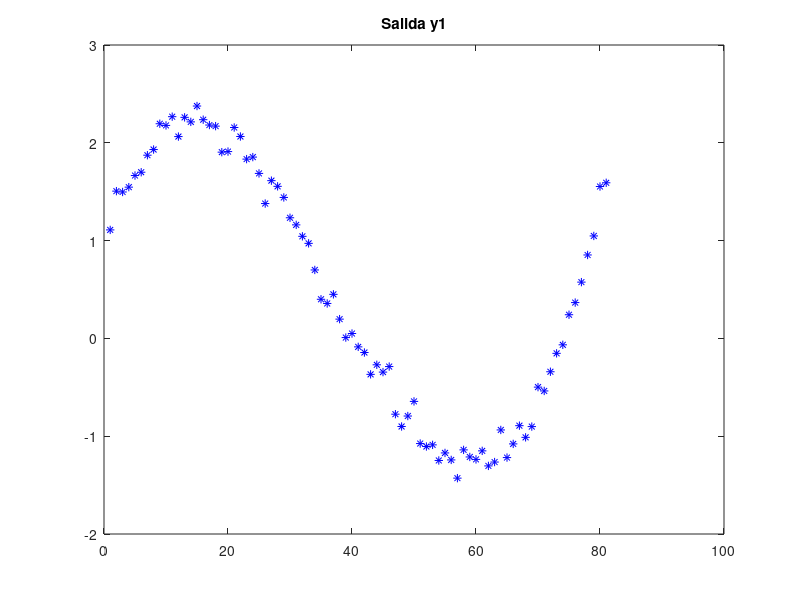
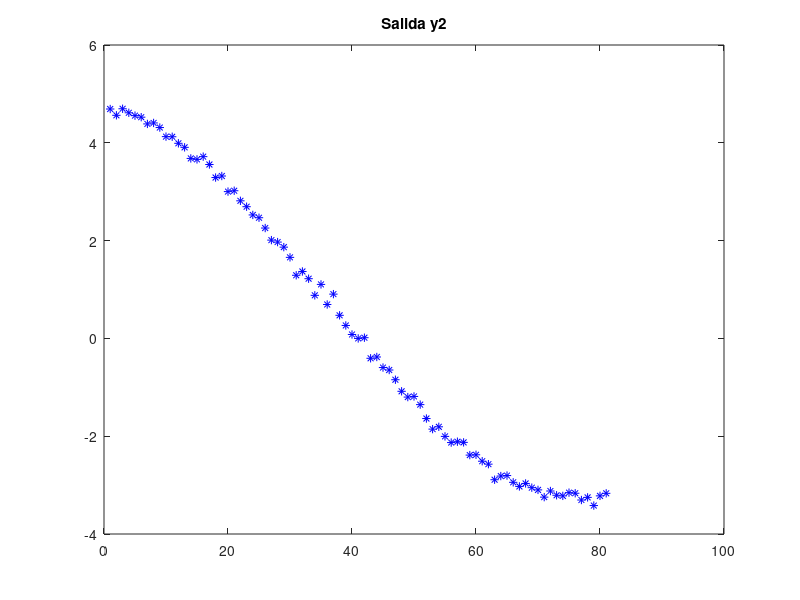
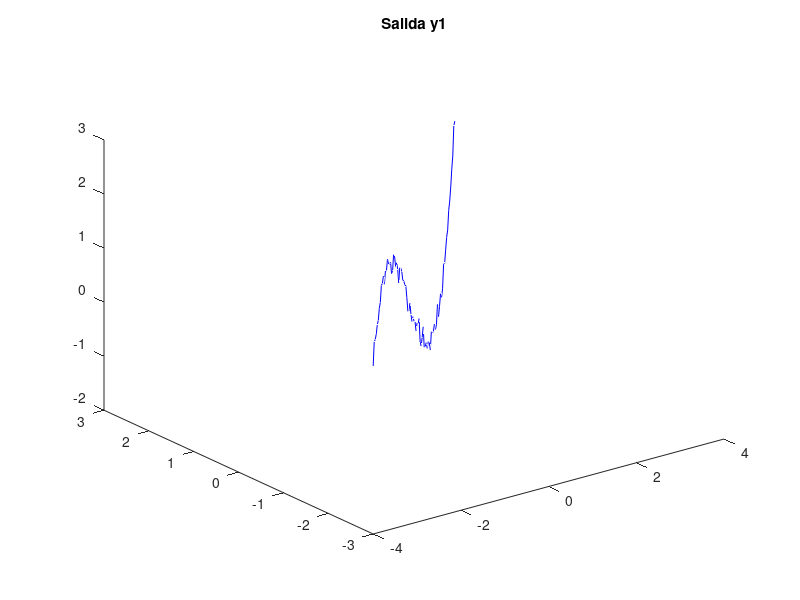
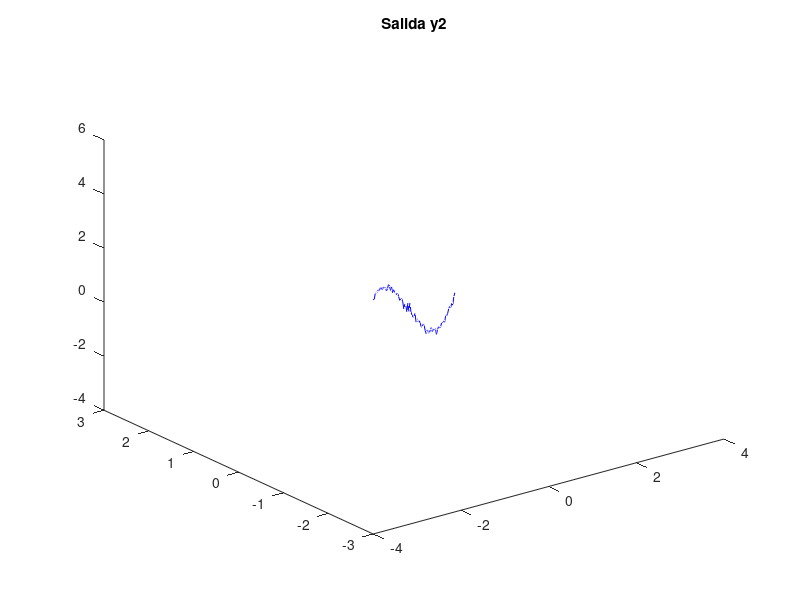

Reproduce these figures in MATLAB, in order.
% Entrenamiento patron - Salida vectorial
% Basico

clear;
clc;
close all;

a3 = 0.5*2;
a2 = 0.3*4;
a1 = -0.8*25;
a0 = -0*30;

x1 = -4:0.1:4;
x1 = x1';
N = length(x1);
x2 = linspace(-3,3,N);
x2 = x2';
x = [ x1 x2 ];

yb1 = a3*x1.^3 + a2*x1.^2 + a1*x2.^1 + a0;
yb1 = 0.075*yb1;
yb1 = yb1 + 0.1*randn(N,1);
yb2 = a3*x2.^3 + a2*x2.^2 + a1*x1.^1 + a0;
yb2 = 0.075*yb2;
yb2 = yb2 + 0.1*randn(N,1);
yb = [ yb1  yb2 ];

ne = 2;
nm = 20;
ns = 2;

bias = input('Bias:  SI = 1 : ');
if(bias == 1)
      ne = ne +1;
      x = [ x ones(N,1) ];   
end

v = 0.25*randn(ne,nm);
w = 0.25*randn(nm,ns);
a = ones(nm,1);
%load pesos;

eta = input('eta pesos : ');

for iter = 1:3000
JJ = 0;
dJdw = 0;      dJdv = 0;
for k = 1:N   
  in = (x(k,:))';
  m = v'*in;
  n = 2.0./(1+exp(-m./a)) - 1;
%  n = exp(-m.^2);
  out = w'*n;
  y(k,:) = out';
  er = out - (yb(k,:))';
  error(k,:) = er';
  JJ = JJ + 0.5*er'*er;
  dndm = (1 - n.*n)/2;
%   dndm = -2.0*(n.*m);
  dJdw = dJdw + n*er';
  dJdv  = dJdv + in * (dndm.*(w*er))';
%  w = w - eta*dJdw;
%  v = v - eta*dJdv;
end
  w = w - eta*dJdw/N;
  v = v - eta*dJdv/N;
JJ
J(iter,1) = JJ;
end

figure(1);
plot(y(:,1),'-r');
hold on;
plot(yb(:,1),'*b');
title('Salida y1');
figure(2);
plot(y(:,2),'-r');
hold on;
plot(yb(:,2),'*b');
title('Salida y2');
figure(3);
plot(J);
title('Funcion de costo J');
figure(5);
plot3(x1,x2,y(:,1),'-r',x1,x2,yb(:,1),'-b');
title('Salida y1');
figure(6);
plot3(x1,x2,y(:,2),'-r',x1,x2,yb(:,2),'-b');
title('Salida y2');